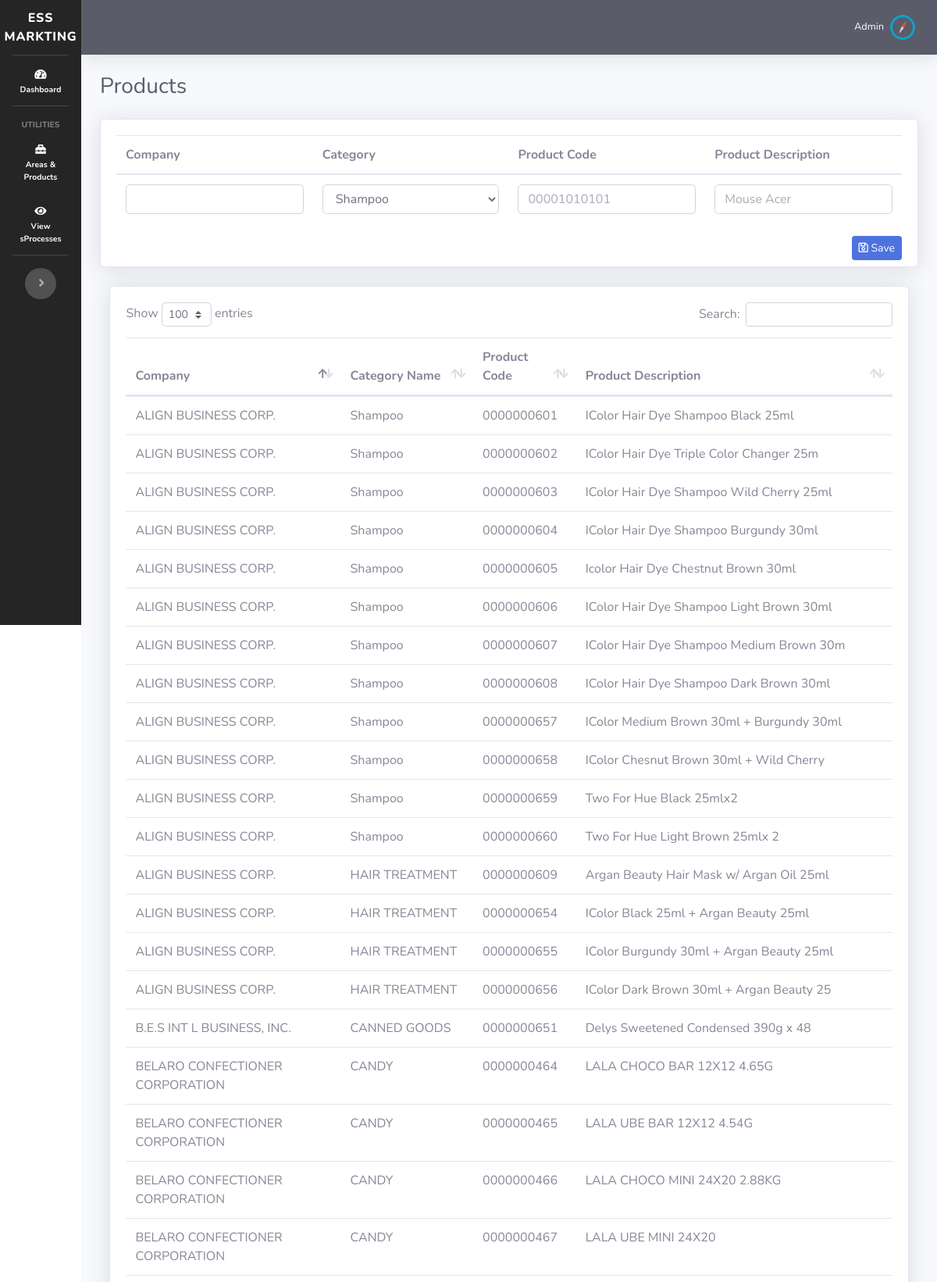
/products.php (upper part), run on the app's committed database.
### tables this page shows
CREATE TABLE `product` (
  `id` int(11) NOT NULL,
  `company_name` varchar(128) NOT NULL,
  `category` int(11) NOT NULL,
  `product_code` varchar(128) NOT NULL,
  `name` text NOT NULL
);

CREATE TABLE `product_category` (
  `id` int(11) NOT NULL,
  `name` varchar(128) NOT NULL
);

### products.php (the view, shortened to what this page needs)
<?php
require_once 'dbh.php';
include("sidebar.php");
$getCategory = $mysqli->query('SELECT * FROM product_category') or die ($mysqli->error);
$getProduct = $mysqli->query('SELECT pc.name AS category_name, p.name AS product_name, p.product_code, p.company_name
FROM product p
JOIN product_category pc
ON pc.id = p.category') or die ($mysqli->error);
?>
<div id="content-wrapper" class="d-flex flex-column">
    <div id="content">
        <?php
        include("topbar.php");
        ?>
        <div class="container-fluid">
            <div class="d-sm-flex align-items-center justify-content-between mb-4">
                <h1 class="h3 mb-0 text-gray-800">Products</h1>
            </div>
            <div class="row">
                <div class="col-lg-12 mb-4">
                    <div class="card shadow mb-4">
                        <form action="process_product.php" method="POST" class="mb-1">
                            <div class="card-body">
                                <table class="table">
                                    <thead>
                                    <tr>
                                        <th>Company</th>
                                        <th>Category</th>
                                        <th>Product Code</th>
                                        <th>Product Description</th>
                                    </tr>
                                    </thead>
                                    <tbody>
                                    <tr>
                                        <td>
                                            <input type="text" class="form-control" name="company" required>
                                        </td>
                                        <td>
                                            <select class="form-control" name="category">
                                                <?php while($newCategory=$getCategory->fetch_assoc()){ ?>
                                                    <option value="<?php echo $newCategory['id']; ?>"><?php echo $newCategory['name']; ?></option>
                                                <?php } ?>
                                            </select>
                                        </td>
                                        <td>
                                            <input type="text" class="form-control" name="product_code" placeholder="00001010101" required>
                                        </td>
                                        <td>
                                            <input type="text" class="form-control" name="product" placeholder="Mouse Acer" required>
                                        </td>
                                    </tr>
                                    </tbody>
                                </table>
                                <button type="submit" class="btn btn-primary btn-sm mb-1 float-right" name="save_product"><i class="far fa-save"></i> Save</button>
                        </form>
                    </div>
                </div>
                <div class="col-lg-12 mb-4">
                    <div class="card shadow mb-12" style="padding: 2%;">
                        <table class="table" id="categoryDataTable">
                            <thead>
                            <tr>
                                <th>Company</th>
                                <th>Category Name</th>
                                <th>Product Code</th>
                                <th>Product Description</th>
                            </tr>
                            </thead>
                            <tbody>
                            <?php while($newProduct=$getProduct->fetch_assoc()){ ?>
                                <tr>
                                    <td><?php echo $newProduct['company_name']; ?></td>
                                    <td><?php echo $newProduct['category_name']; ?></td>
                                    <td><?php echo $newProduct['product_code']; ?></td>
                                    <td><?php echo $newProduct['product_name']; ?></td>
                                </tr>
                            <?php }?>
                            </tbody>
                        </table>
                    </div>
                </div>
            </div>
        </div>
    </div>
</div>
<?php include("footer.php"); ?>

### sidebar.php (style rules this page uses)
::placeholder { opacity: 0.7 !important; }
body, input, textarea { scroll-behavior: smooth !important; }

### data on the page
product: company_name "ALIGN BUSINESS CORP.", category.name "Shampoo", product_code "0000000601", name "IColor Hair Dye Shampoo Black 25ml"
product: company_name "ALIGN BUSINESS CORP.", category.name "Shampoo", product_code "0000000602", name "IColor Hair Dye Triple Color Changer 25m"
product: company_name "ALIGN BUSINESS CORP.", category.name "Shampoo", product_code "0000000603", name "IColor Hair Dye Shampoo Wild Cherry 25ml"
product: company_name "ALIGN BUSINESS CORP.", category.name "Shampoo", product_code "0000000604", name "IColor Hair Dye Shampoo Burgundy 30ml"
product: company_name "ALIGN BUSINESS CORP.", category.name "Shampoo", product_code "0000000605", name "Icolor Hair Dye Chestnut Brown 30ml"
product: company_name "ALIGN BUSINESS CORP.", category.name "Shampoo", product_code "0000000606", name "IColor Hair Dye Shampoo Light Brown 30ml"
product: company_name "ALIGN BUSINESS CORP.", category.name "Shampoo", product_code "0000000607", name "IColor Hair Dye Shampoo Medium Brown 30m"
product: company_name "ALIGN BUSINESS CORP.", category.name "Shampoo", product_code "0000000608", name "IColor Hair Dye Shampoo Dark Brown 30ml"
product: company_name "ALIGN BUSINESS CORP.", category.name "Shampoo", product_code "0000000657", name "IColor Medium Brown 30ml + Burgundy 30ml"
product: company_name "ALIGN BUSINESS CORP.", category.name "Shampoo", product_code "0000000658", name "IColor Chesnut Brown 30ml + Wild Cherry"
product: company_name "ALIGN BUSINESS CORP.", category.name "Shampoo", product_code "0000000659", name "Two For Hue Black 25mlx2"
product: company_name "ALIGN BUSINESS CORP.", category.name "Shampoo", product_code "0000000660", name "Two For Hue Light Brown 25mlx 2"
product: company_name "ALIGN BUSINESS CORP.", category.name "HAIR TREATMENT", product_code "0000000609", name "Argan Beauty Hair Mask w/ Argan Oil 25ml"
product: company_name "ALIGN BUSINESS CORP.", category.name "HAIR TREATMENT", product_code "0000000654", name "IColor Black 25ml + Argan Beauty 25ml"
product: company_name "ALIGN BUSINESS CORP.", category.name "HAIR TREATMENT", product_code "0000000655", name "IColor Burgundy 30ml + Argan Beauty 25ml"
product: company_name "ALIGN BUSINESS CORP.", category.name "HAIR TREATMENT", product_code "0000000656", name "IColor Dark Brown 30ml + Argan Beauty 25"
product: company_name "B.E.S INT L BUSINESS, INC.", category.name "CANNED GOODS", product_code "0000000651", name "Delys Sweetened Condensed 390g x 48"
product: company_name "BELARO CONFECTIONER CORPORATION", category.name "CANDY", product_code "0000000464", name "LALA CHOCO BAR 12X12 4.65G"
product: company_name "BELARO CONFECTIONER CORPORATION", category.name "CANDY", product_code "0000000465", name "LALA UBE BAR 12X12 4.54G"
product: company_name "BELARO CONFECTIONER CORPORATION", category.name "CANDY", product_code "0000000466", name "LALA CHOCO MINI 24X20 2.88KG"
product: company_name "BELARO CONFECTIONER CORPORATION", category.name "CANDY", product_code "0000000467", name "LALA UBE MINI 24X20"

### other printed values
form field category "Shampoo"
